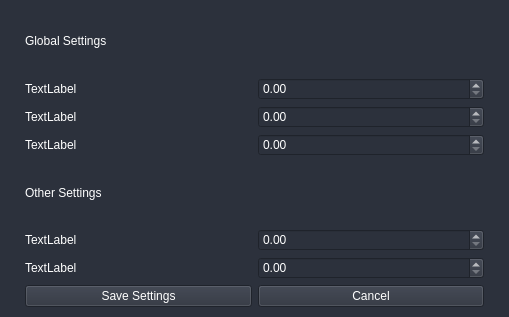
<?xml version="1.0" encoding="UTF-8"?>
<ui version="4.0">
 <class>Settings</class>
 <widget class="QWidget" name="Settings">
  <property name="geometry">
   <rect>
    <x>0</x>
    <y>0</y>
    <width>509</width>
    <height>317</height>
   </rect>
  </property>
  <property name="windowTitle">
   <string>Options</string>
  </property>
  <property name="styleSheet">
   <string notr="true">background-color: rgb(44, 49, 60);
color: rgb(255, 255, 255);
font: 63 10pt &quot;Segoe UI&quot;;
</string>
  </property>
  <layout class="QGridLayout" name="gridLayout">
   <property name="leftMargin">
    <number>25</number>
   </property>
   <property name="topMargin">
    <number>10</number>
   </property>
   <property name="rightMargin">
    <number>25</number>
   </property>
   <property name="bottomMargin">
    <number>10</number>
   </property>
   <item row="1" column="0">
    <widget class="QLabel" name="label_2">
     <property name="text">
      <string>TextLabel</string>
     </property>
    </widget>
   </item>
   <item row="5" column="0">
    <widget class="QLabel" name="label_6">
     <property name="text">
      <string>TextLabel</string>
     </property>
    </widget>
   </item>
   <item row="3" column="0">
    <widget class="QLabel" name="label_4">
     <property name="text">
      <string>TextLabel</string>
     </property>
    </widget>
   </item>
   <item row="4" column="0" colspan="2">
    <widget class="QLabel" name="label_5">
     <property name="minimumSize">
      <size>
       <width>0</width>
       <height>20</height>
      </size>
     </property>
     <property name="styleSheet">
      <string notr="true">font: 75 bold 10pt &quot;Noto Sans&quot;;</string>
     </property>
     <property name="text">
      <string>Other Settings</string>
     </property>
    </widget>
   </item>
   <item row="5" column="1">
    <widget class="QDoubleSpinBox" name="doubleSpinBox_4"/>
   </item>
   <item row="7" column="0">
    <widget class="QPushButton" name="pushButton">
     <property name="text">
      <string>Save Settings</string>
     </property>
    </widget>
   </item>
   <item row="2" column="0">
    <widget class="QLabel" name="label_3">
     <property name="text">
      <string>TextLabel</string>
     </property>
    </widget>
   </item>
   <item row="0" column="0" colspan="2">
    <widget class="QLabel" name="label">
     <property name="minimumSize">
      <size>
       <width>0</width>
       <height>20</height>
      </size>
     </property>
     <property name="styleSheet">
      <string notr="true">font: 75 bold 10pt &quot;Noto Sans&quot;;</string>
     </property>
     <property name="text">
      <string>Global Settings</string>
     </property>
    </widget>
   </item>
   <item row="2" column="1">
    <widget class="QDoubleSpinBox" name="doubleSpinBox_2"/>
   </item>
   <item row="7" column="1">
    <widget class="QPushButton" name="pushButton_2">
     <property name="text">
      <string>Cancel</string>
     </property>
    </widget>
   </item>
   <item row="3" column="1">
    <widget class="QDoubleSpinBox" name="doubleSpinBox_3"/>
   </item>
   <item row="1" column="1">
    <widget class="QDoubleSpinBox" name="doubleSpinBox"/>
   </item>
   <item row="6" column="0">
    <widget class="QLabel" name="label_7">
     <property name="text">
      <string>TextLabel</string>
     </property>
    </widget>
   </item>
   <item row="6" column="1">
    <widget class="QDoubleSpinBox" name="doubleSpinBox_5"/>
   </item>
  </layout>
 </widget>
 <resources/>
 <connections/>
</ui>
